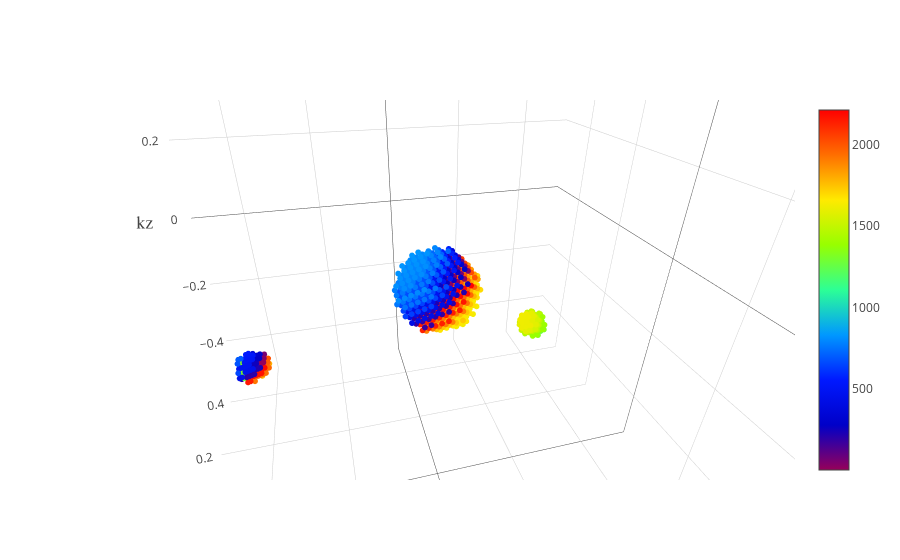

Notebook cell for this chart:
### Code cell
trace1 = go.Scatter3d(
    x=cart_kpts_df['kx [1/A]'].values/(2*np.pi/(a)),
    y=cart_kpts_df['ky [1/A]'].values/(2*np.pi/(a)),
    z=cart_kpts_df['kz [1/A]'].values/(2*np.pi/(a)),
    mode='markers',
    marker=dict(
        size=2,
        color=cart_kpts_df['k_inds'],
        colorscale='Rainbow',
        showscale=True,
        opacity=1
    )
)

trace2 = go.Scatter

data = [trace1]
layout = go.Layout(
                    scene = dict(
                    xaxis = dict(
                        title='kx',titlefont = dict(family='Oswald, monospace',size=18)),
                    yaxis = dict(
                        title='ky',titlefont = dict(family='Oswald, monospace',size=18)),
                    zaxis = dict(
                        title='kz',titlefont = dict(family='Oswald, monospace',size=18)),))
fig = go.Figure(data=data, layout=layout)
py.iplot(fig, filename='simple-3d-scatter')

### Figure 1 — Plotly figure (JSON) as saved in the notebook; plotly's stock layout.template omitted (floating-point values rounded to 4 significant figures; data arrays with more than 128 entries replaced by an {"elided": "..."} marker saying what was removed)
{"data": [{"marker": {"color": {"elided": "2213 int values"}, "colorscale": "Rainbow", "opacity": 1, "showscale": true, "size": 2}, "mode": "markers", "type": "scatter3d", "uid": "08e7dbc9-7925-42ad-9eb5-a57028694a9c", "x": {"elided": "2213 float values"}, "y": {"elided": "2213 float values"}, "z": {"elided": "2213 float values"}}], "layout": {"autosize": true, "scene": {"aspectmode": "auto", "aspectratio": {"x": 1, "y": 1, "z": 1}, "camera": {"center": {"x": 0, "y": 0, "z": 0}, "eye": {"x": -0.1836, "y": -0.6949, "z": 0.4166}, "projection": {"type": "perspective"}, "up": {"x": 0, "y": 0, "z": 1}}, "xaxis": {"title": {"font": {"family": "Oswald, monospace", "size": 18}, "text": "kx"}, "type": "linear"}, "yaxis": {"title": {"font": {"family": "Oswald, monospace", "size": 18}, "text": "ky"}, "type": "linear"}, "zaxis": {"title": {"font": {"family": "Oswald, monospace", "size": 18}, "text": "kz"}, "type": "linear"}}}}
